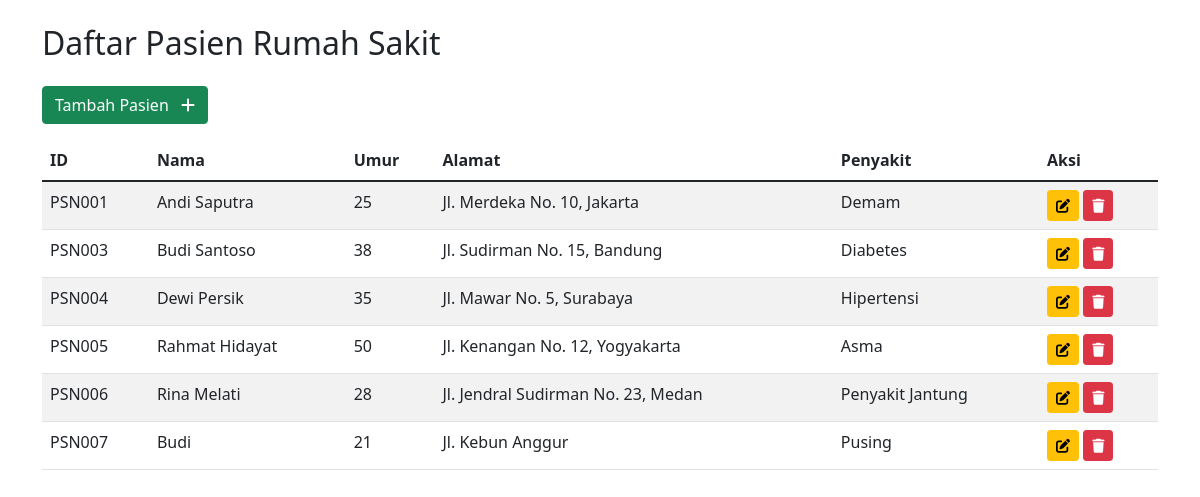
The page / on the database its author committed.
### tables this page shows
CREATE TABLE `pasien` (
  `id` char(6) NOT NULL,
  `nama` varchar(100) DEFAULT NULL,
  `umur` int DEFAULT NULL,
  `alamat` text,
  `penyakit` varchar(100) DEFAULT NULL
);

### app/models/pasien.php (called while the page is built, shortened)
<?php
class pasien
{
    private $koneksi;
    public function __construct()
    {
        global $dbh;
        $this->koneksi = $dbh;
    }
    public function dataPasien()
    {
        $sql = "SELECT * FROM pasien";
        $ps = $this->koneksi->prepare($sql);
        $ps->execute();
        $rs = $ps->fetchALL();
        return $rs;
    }
}

### pasien.php (the view, shortened to what this page needs)
<?php
$model =  new pasien();
$data_pasien = $model->dataPasien();
?>
<!DOCTYPE html>
<html lang="id">
<head>
    <link href="https://cdn.jsdelivr.net/npm/bootstrap@5.1.3/dist/css/bootstrap.min.css" rel="stylesheet">
    <link rel="stylesheet" href="https://cdnjs.cloudflare.com/ajax/libs/font-awesome/6.1.1/css/all.min.css" />
</head>
<body>
    <div class="container">
        <h2 class="my-4">Daftar Pasien Rumah Sakit</h2>
        <a href="index.php?url=pasien_form" class="btn btn-success mb-3">Tambah Pasien <i class="fa-solid fa-plus ms-2"></i></a>
        <table id="tableData" class="table table-striped">
            <thead>
                <tr>
                    <th>ID</th>
                    <th>Nama</th>
                    <th>Umur</th>
                    <th>Alamat</th>
                    <th>Penyakit</th>
                    <th>Aksi</th>
                </tr>
            </thead>
            <tbody>
                <?php if ($data_pasien > 0): ?>
                    <?php foreach ($data_pasien as $row): ?>
                        <tr>
                            <td><?php echo $row['id']; ?></td>
                            <td><?php echo $row['nama']; ?></td>
                            <td><?php echo $row['umur']; ?></td>
                            <td><?php echo $row['alamat']; ?></td>
                            <td><?php echo $row['penyakit']; ?></td>
                            <td>
                                <form action="app/controllers/pasienController.php" method="POST">
                                    <a href="index.php?url=pasien_form&idedit=<?= $row['id']; ?>" class="btn btn-warning btn-sm"><i class="fa-solid fa-pen-to-square"></i></a>
                                    <button type="submit" name="proses" value="hapus" class="btn btn-danger btn-sm" onclick="return confirm('Yakin ingin menghapus data <?= $row['nama'] ?>?');"><i class="fa-solid fa-trash"></i></button>
                                </form>
                            </td>
                        </tr>
                    <?php endforeach; ?>
                <?php else: ?>
                    <tr>
                        <td colspan="6">Tidak ada data pasien.</td>
                    </tr>
                <?php endif; ?>
            </tbody>
        </table>
    </div>
</body>
</html>

### index.php (shortened to what this page needs)
<?php
include_once 'database/koneksi.php';
include_once 'app/models/pasien.php';
$url = !isset($_GET['url']) ? 'pasien' : $_GET['url'];
if ($url == 'pasien') {
    include_once 'pasien.php';
} else if (!empty($url)) {
    include_once $url . '.php';
} else {
    include_once 'pasien.php';
}

### rows shown on the page
pasien: id "PSN001", nama "Andi Saputra", umur "25", alamat "Jl. Merdeka No. 10, Jakarta", penyakit "Demam"
pasien: id "PSN003", nama "Budi Santoso", umur "38", alamat "Jl. Sudirman No. 15, Bandung", penyakit "Diabetes"
pasien: id "PSN004", nama "Dewi Persik", umur "35", alamat "Jl. Mawar No. 5, Surabaya", penyakit "Hipertensi"
pasien: id "PSN005", nama "Rahmat Hidayat", umur "50", alamat "Jl. Kenangan No. 12, Yogyakarta", penyakit "Asma"
pasien: id "PSN006", nama "Rina Melati", umur "28", alamat "Jl. Jendral Sudirman No. 23, Medan", penyakit "Penyakit Jantung"
pasien: id "PSN007", nama "Budi", umur "21", alamat "Jl. Kebun Anggur", penyakit "Pusing"
